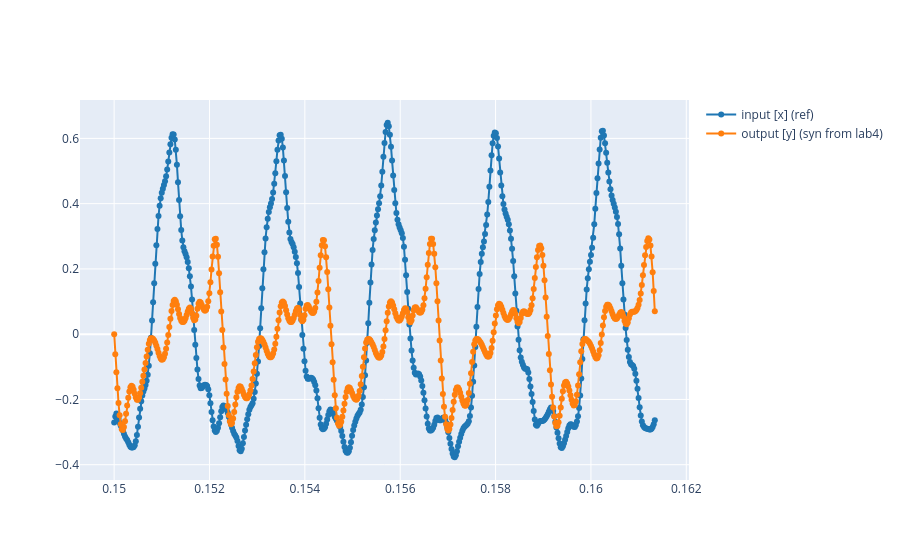

The notebook cell saved with this chart:
### Markdown cell above
1.2 Plot both reference and synthesised signal.

### Code cell
f0 = 440
T = 1 / f0
t_start = 0.15                
t_end = t_start + 5 * T
plot_signals([ref, syn], fs, t_start , t_end, name=['input [x] (ref)', 'output [y] (syn from lab4)'], mode= 'lines+markers')

### Figure 1 — Plotly figure (JSON) as saved in the notebook; plotly's stock layout.template omitted (floating-point values rounded to 4 significant figures; data arrays with more than 128 entries replaced by an {"elided": "..."} marker saying what was removed)
{"data": [{"line": {"color": "#1f77b4", "shape": "linear"}, "mode": "lines+markers", "name": "input [x] (ref)", "type": "scatter", "x": {"elided": "501 float values"}, "y": {"elided": "501 float values"}}, {"line": {"color": "#ff7f0e", "shape": "linear"}, "mode": "lines+markers", "name": "output [y] (syn from lab4)", "type": "scatter", "x": {"elided": "501 float values"}, "y": {"elided": "501 float values"}}], "layout": {}}
